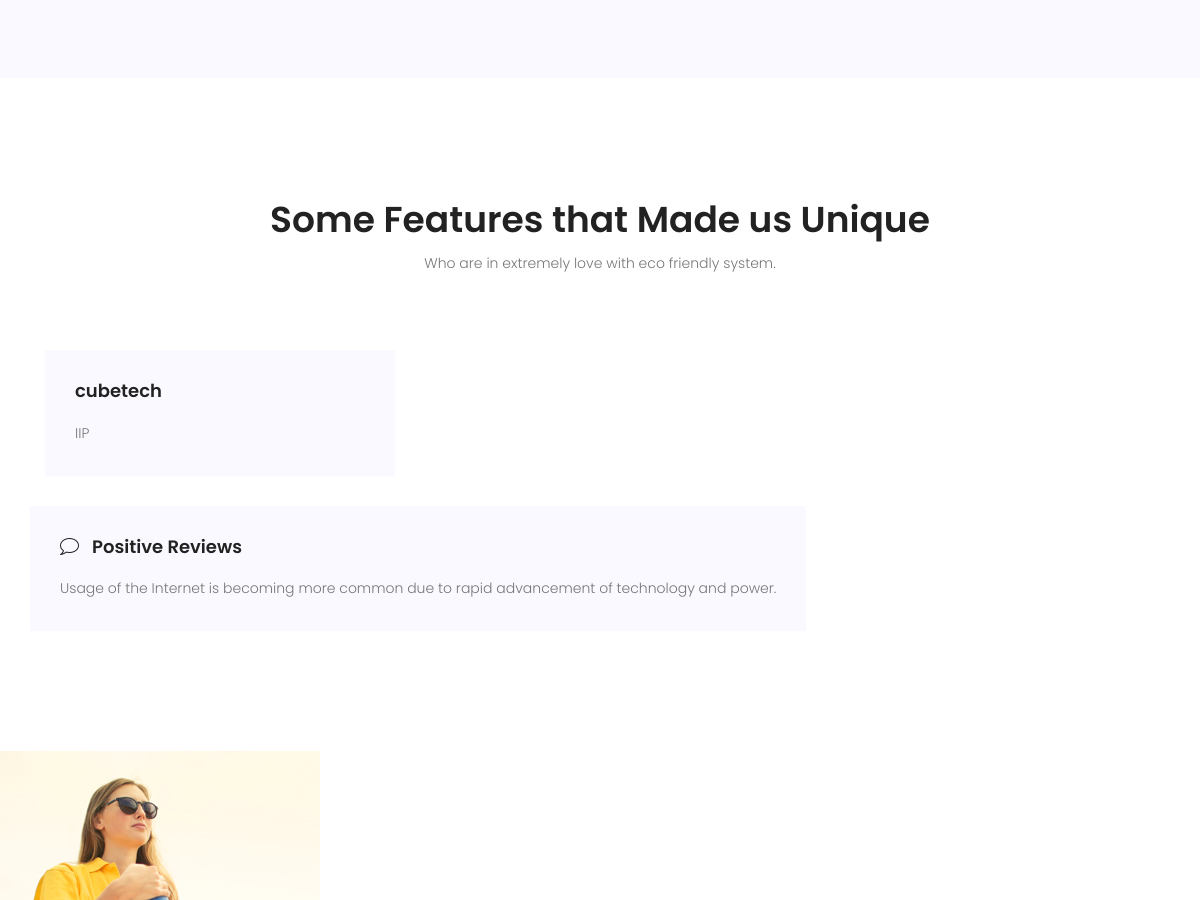
The app's page / (middle part), older data.
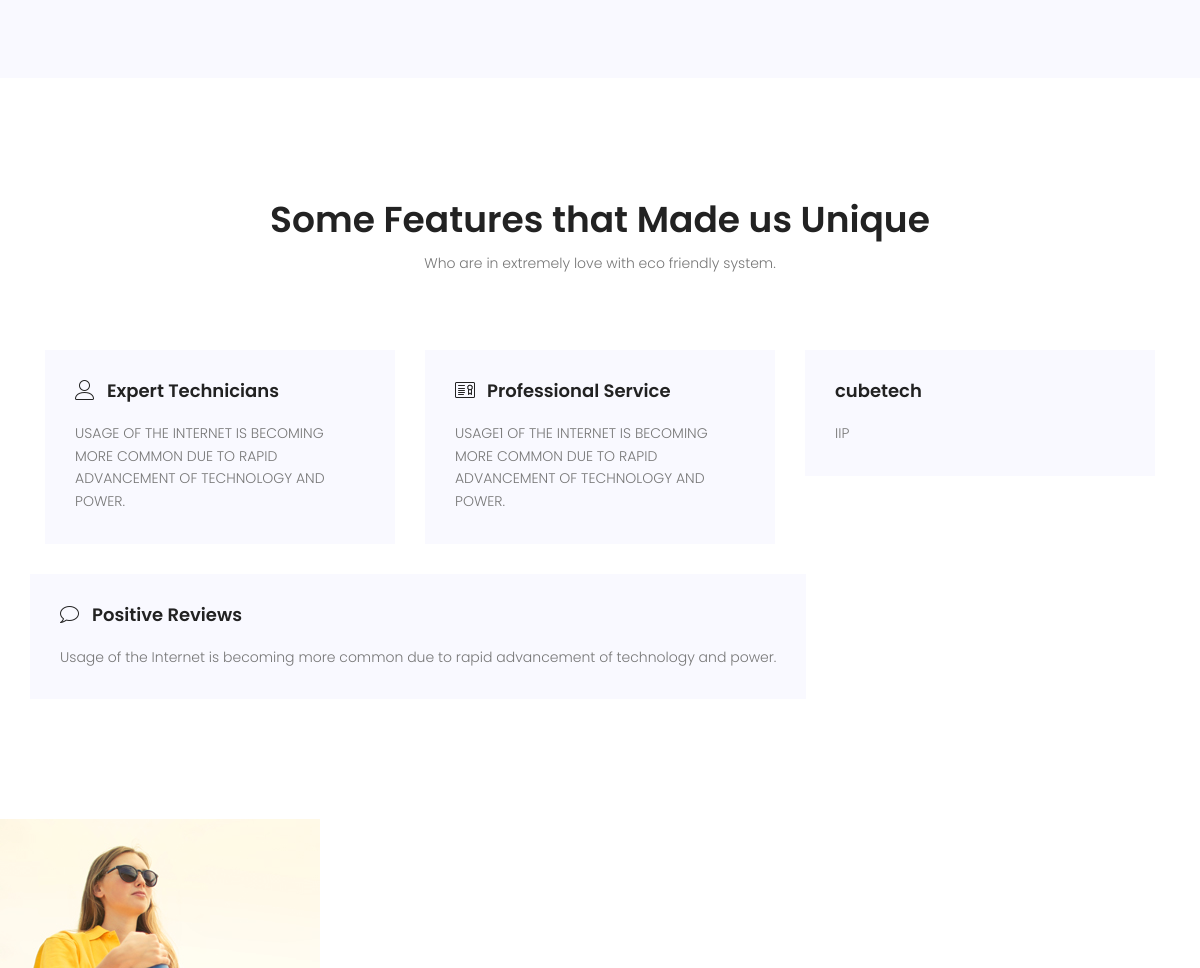
The same page, newer data.
### service/models.py (models this page shows)
class service(models.Model):
    service_icon=models.CharField(max_length=50)
    service_title=models.CharField(max_length=50)
    service_des=models.TextField()

### cubetech/views.py (the view)
# urls.py: path("",views.homePage),
def homePage(request):
        newsData=News.objects.all();
        servicesData =service.objects.all().order_by('service_title')[:6]
        data={
             'servicesData':servicesData,
             'newsData':newsData
        }
        return render(request,"index.html",data)

### templates/index.html (shortened to what this page needs)
<!DOCTYPE html>
<html lang="zxx" class="no-js">
  <head>
    <link rel="stylesheet" href="/static/css/linearicons.css" />
    <link rel="stylesheet" href="/static/css/font-awesome.min.css" />
    <link rel="stylesheet" href="/static/css/bootstrap.css" />
    <link rel="stylesheet" href="/static/css/magnific-popup.css" />
    <link rel="stylesheet" href="/static/css/animate.min.css" />
    <link rel="stylesheet" href="/static/css/owl.carousel.css" />
    <link rel="stylesheet" href="/static/css/main.css" />
  </head>
  <body>
    <section class="project-area section-gap" id="project">
    </section>
    <section class="feature-area section-gap" id="secvice">
      <div class="container">
        <div class="row d-flex justify-content-center">
          <div class="menu-content pb-60 col-lg-8">
            <div class="title text-center">
              <h1 class="mb-10">Some Features that Made us Unique</h1>
              <p>Who are in extremely love with eco friendly system.</p>
            </div>
          </div>
        </div>
        <div class="row">
          {% for n in servicesData %}
          <div class="col-lg-4 col-md-6">
            <div class="single-feature mb-30">
              <div class="title d-flex flex-row pb-20">
                <span class="{{n.service_icon}}"></span>
                <h4><a href="#">{{n.service_title}}</a></h4>
              </div>
              <p>{{n.service_des | upper}}</p>
            </div>
          </div>
          {% endfor %}
            <div class="single-feature">
              <div class="title d-flex flex-row pb-20">
                <span class="lnr lnr-bubble"></span>
                <h4><a href="#">Positive Reviews</a></h4>
              </div>
              <p>
                Usage of the Internet is becoming more common due to rapid
                advancement of technology and power.
              </p>
            </div>
          </div>
        </div>
    </section>
    <section class="gallery-area" id="gallery">
      <div class="container-fluid">
        <div class="row no-padding">
          <div class="active-gallery">
            <div class="item single-gallery">
              <img src="/static/img/g1.jpg" alt="" />
            </div>
          </div>
        </div>
      </div>
    </section>
  </body>
</html>

Row changes from the older to the newer data that the page shows:
added service: service_title "Expert Technicians", service_des "USAGE OF THE INTERNET IS BECOMING MORE COMMON DUE TO RAPID ADVANCEMENT OF TECHNOLOGY AND POWER."
added service: service_title "Professional Service", service_des "USAGE1 OF THE INTERNET IS BECOMING MORE COMMON DUE TO RAPID ADVANCEMENT OF TECHNOLOGY AND POWER."
